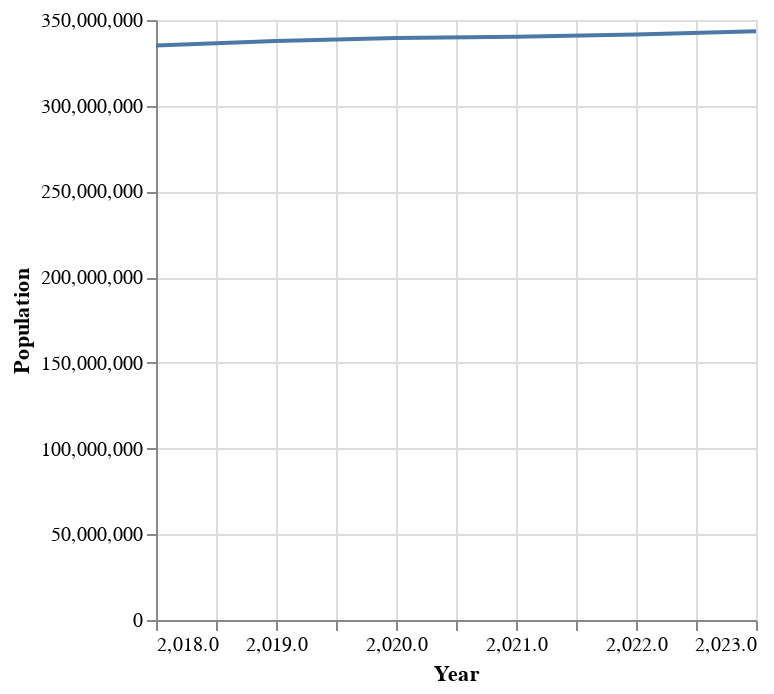

Notebook code cell kept with this figure:
### Code cell
# used the generate code button.
# prompt: Using dataframe population: a line chart of the population

import altair as alt

# Create a line chart of population over time
chart = alt.Chart(population).mark_line().encode(
    x='Year',
    y='Population'
)

chart

### Figure 1 — Vega-Lite specification as saved in the notebook (floating-point values rounded to 4 significant figures)
{"config": {"view": {"continuousWidth": 300, "continuousHeight": 300}}, "data": {"name": "data-ced92c2648507a0380fc6d13458158ec"}, "mark": {"type": "line"}, "encoding": {"x": {"field": "Year", "type": "quantitative"}, "y": {"field": "Population", "type": "quantitative"}}, "$schema": "https://vega.github.io/schema/vega-lite/v5.20.1.json", "datasets": {"data-ced92c2648507a0380fc6d13458158ec": [{"Year": 2018, "Population": 335056497}, {"Year": 2019, "Population": 337790067}, {"Year": 2020, "Population": 339436159}, {"Year": 2021, "Population": 340161441}, {"Year": 2022, "Population": 341534046}, {"Year": 2023, "Population": 343477335}]}}
